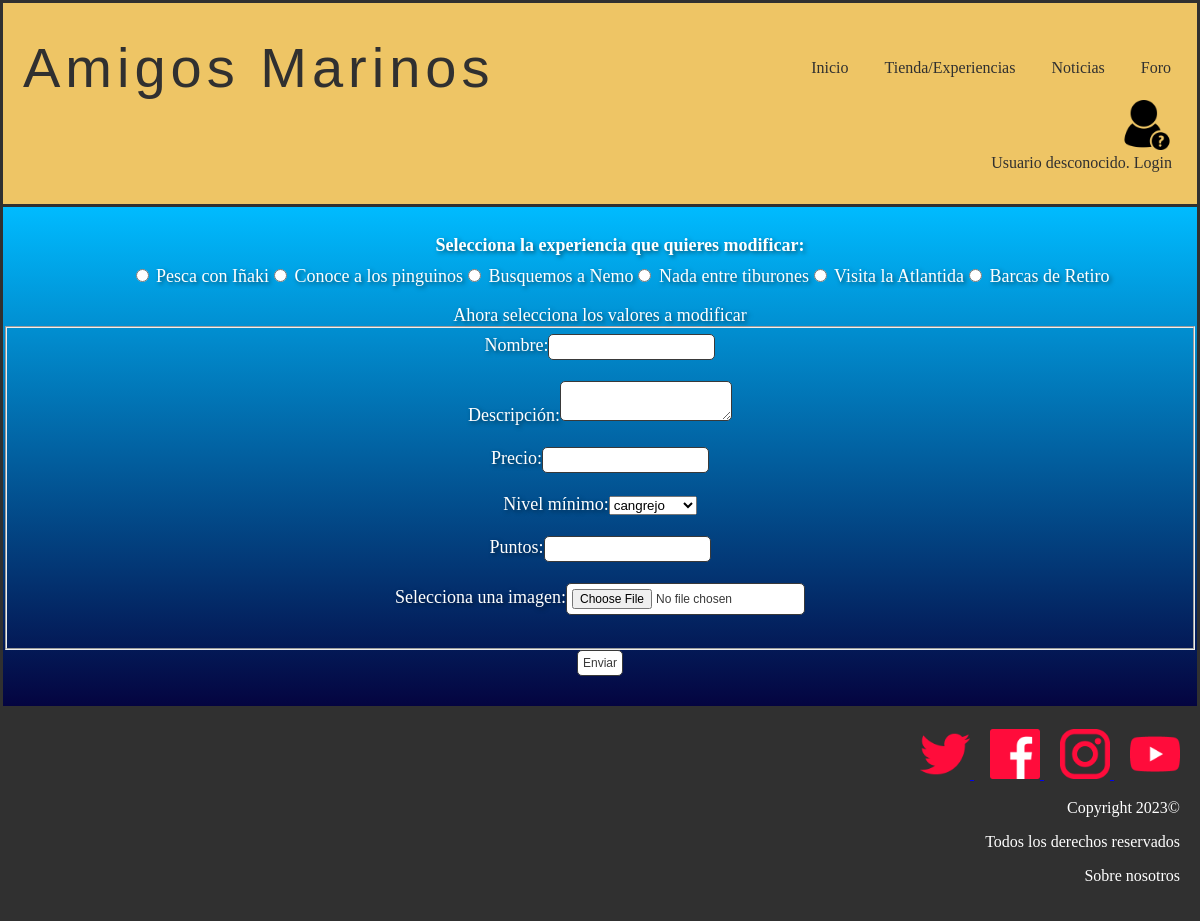
The page /modificarExperiencia.php on the database its author committed.
### tables this page shows
CREATE TABLE IF NOT EXISTS `experiencias` (
  `nombre` varchar(25) NOT NULL,
  `id` int(11) NOT NULL AUTO_INCREMENT,
  `descripcion` text NOT NULL,
  `precio` float NOT NULL,
  `nivelminimo` int(11) NOT NULL,
  `puntos` int(11) NOT NULL,
  `imagen` varchar(50) NOT NULL,
  PRIMARY KEY (`id`),
  KEY `nivelminimo` (`nivelminimo`)
);

### includes/experiencias.php (called while the page is built, shortened)
<?php
class Experiencia {
    private $nombre;
    private $id;
    private $descripcion;
    private $precio;
    private $puntos;
    private $urlImagen;
    private function __construct($id = null , $descripcion, $precio,$nivelminimo, $urlImagen, $nombre,$puntos)
    {
        $this->id = $id;
        $this->descripcion = $descripcion;
        $this->nombre = $nombre;
        $this->precio = $precio;
        $this->urlImagen = $urlImagen;
        $this->puntos=$puntos;
    }
    public static function cargarExperiencias(){
        $experiencias = [];
        $conn=Aplicacion::getInstance()->getConexionBd();
        $query = "SELECT * FROM experiencias";
        $resultado = mysqli_query($conn, $query);
        if(mysqli_num_rows($resultado) > 0){
            $i = 0;
            while($fila = $resultado->fetch_assoc()){
                $experiencias[$i] = new Experiencia($fila["id"], $fila["descripcion"], $fila["precio"], $fila["nivelminimo"], $fila["imagen"], $fila["nombre"],$fila['puntos']);
                $i++;
            }
            return $experiencias;
        }
        else{
            return false;
        }
    }
    public function getId()
    {
        return $this->id;
    }
    public function getNombre()
    {
        return $this->nombre;
    }
    public function getPuntos()
    {
        return $this->puntos;
    }
    public function getDescripcion(){
        return $this->descripcion;
    }
    public function getImagen(){
        return $this->urlImagen;
    }
    public function getPrecio(){
        return $this->precio;
    }
}
?>

### includes/level.php (called while the page is built, shortened)
<?php
class level{
    public static function getAllLevels(){
        $conn = Aplicacion::getInstance()->getConexionBd();
        $query = sprintf("SELECT nombre FROM nivel  ");
        $rs = $conn->query($query);
        return $rs;
    }
}
?>

### modificarExperiencia.php (the view, shortened to what this page needs)
<?php
    require_once __DIR__.'/includes/experiencias.php';
    require_once './includes/level.php';
?>
<!DOCTYPE html>
<html>
    <head>
        <link href= "./css/style.css" rel="stylesheet" type="text/css">
    </head>
    <body>
        <?php
            require ('./includes/comun/cabecera.php');
        ?>
        <main>
                <div class="container">
                    <div class="exp">
                        <ul class="modificarExp">
                            <?php
                                $experiencias = Experiencia::cargarExperiencias();
                                if(empty($experiencias)){
                                    echo '<h2>No hay experiencias en la tienda</h2>';
                                }
                                else{
                                    echo '<form action="validarEdicion.php?es=experiencia" method="post"  enctype="multipart/form-data">';
                                    echo '<label>Selecciona la experiencia que quieres modificar:</label>';
                                        foreach($experiencias as $e){
                                            $id = $e->getId();
                                    $nombre = $e->getNombre();
                                    $descripcion = $e->getDescripcion();
                                    $precio = $e->getPrecio();
                                    $puntos=$e->getPuntos();
                                    $imagen = $e->getImagen();
                                    echo "<li><input type='radio' name='experiencia' value='". $id ."' data-nombre='". $nombre ."' data-descripcion='". $descripcion ."' data-precio='". $precio ."' data-imagen='". $imagen ."'data-puntos='". $puntos ."'> ". $nombre ."</li>";
                                        }
                        echo '</ul>';
                                    echo '<label>Ahora selecciona los valores a modificar</label>';
                                    echo '<fieldset>';
                                    echo '<label for="nombre">Nombre:</label>';
                                    echo '<input type="text" name="nombre" id="nombre"><br><br>';
                                    echo '<label for="descripcion">Descripción:</label>';
                                    echo '<textarea name="descripcion" id="descripcion"></textarea><br><br>';
                                    echo '<label for="precio">Precio:</label>';
                                    echo '<input type="number" name="precio" id="precio"><br><br>';
                                    echo '<label for="nivelminimo">Nivel mínimo:</label>';
                                    echo '<select name ="nivelminimo" id="nivelminimo">';
                                    $result=level::getAllLevels();
                                    while($row=mysqli_fetch_object($result)){
                                        echo "<option value=$nivelminimo>$row->nombre</option>";
                                    }
                                    echo'</select> <br><br>';
                                    echo '<label for="puntos">Puntos:</label>';
                                    echo '<input type="number" name="puntos" id="puntos"><br><br>';
                                    echo '<label for="imagen">Selecciona una imagen:</label>';
                                    echo '<input type="file" name="imagen" id="imagen"><br><br>';
                                    echo '</fieldset>';
                                    echo '<input type="submit" value="Enviar">';
                                }
                        ?>
                    </div>
                </div>
                <?php
                    require('./includes/comun/pie.php');
                ?>
        </main>
    </body>
</html>

### css/style.css (style rules this page uses)
body { color: white; background-color: white; text-align: center; margin: auto; }
.container { background-image: linear-gradient(to bottom,#00bbff, #040440); border: 3px solid #303030; padding-top: 10px; padding-bottom: 20px; }
input[type="text"], input[type="email"], input::placeholder, input[type="password"],textarea,input[type="number"],input[type="password"] { background-color: transparent; border: none; font-size: 25px; border-bottom: 2px solid #fff; color: #fff; text-align: center; text-shadow: 2px 2px 4px rgba(0, 0, 0, 0.5); }
.modificarExp li { color:white; list-style: none; text-align: center; font-weight:500; font-size: large; display: inline-block; }
.modificarExp label { font-size: 18px; font-weight: bold; display: block; margin-bottom: 10px; }
.exp { color:white; text-shadow: 2px 2px 4px rgba(0, 0, 0, 0.5); font-weight:500; font-size: 18px; display: block; margin-bottom: 10px; }
.exp input { border: 1px solid #393939; border-radius: 5px 5px 5px 5px; color: #393939; font-size: 12px; padding: 5px; background: white; cursor: pointer; }
.exp textarea { background: white; border: 1px solid #393939; border-radius: 5px 5px 5px 5px; color: black; font-size: 12px; padding: 5px; cursor: pointer; }
#nombre { text-decoration: underline; }

### rows shown on the page
experiencias: nombre "Pesca con Iñaki"
experiencias: nombre "Conoce a los pinguinos"
experiencias: nombre "Busquemos a Nemo"
experiencias: nombre "Nada entre tiburones"
experiencias: nombre "Visita la Atlantida"
experiencias: nombre "Barcas de Retiro"

### other values the page prints
form field nivelminimo "cangrejo"
